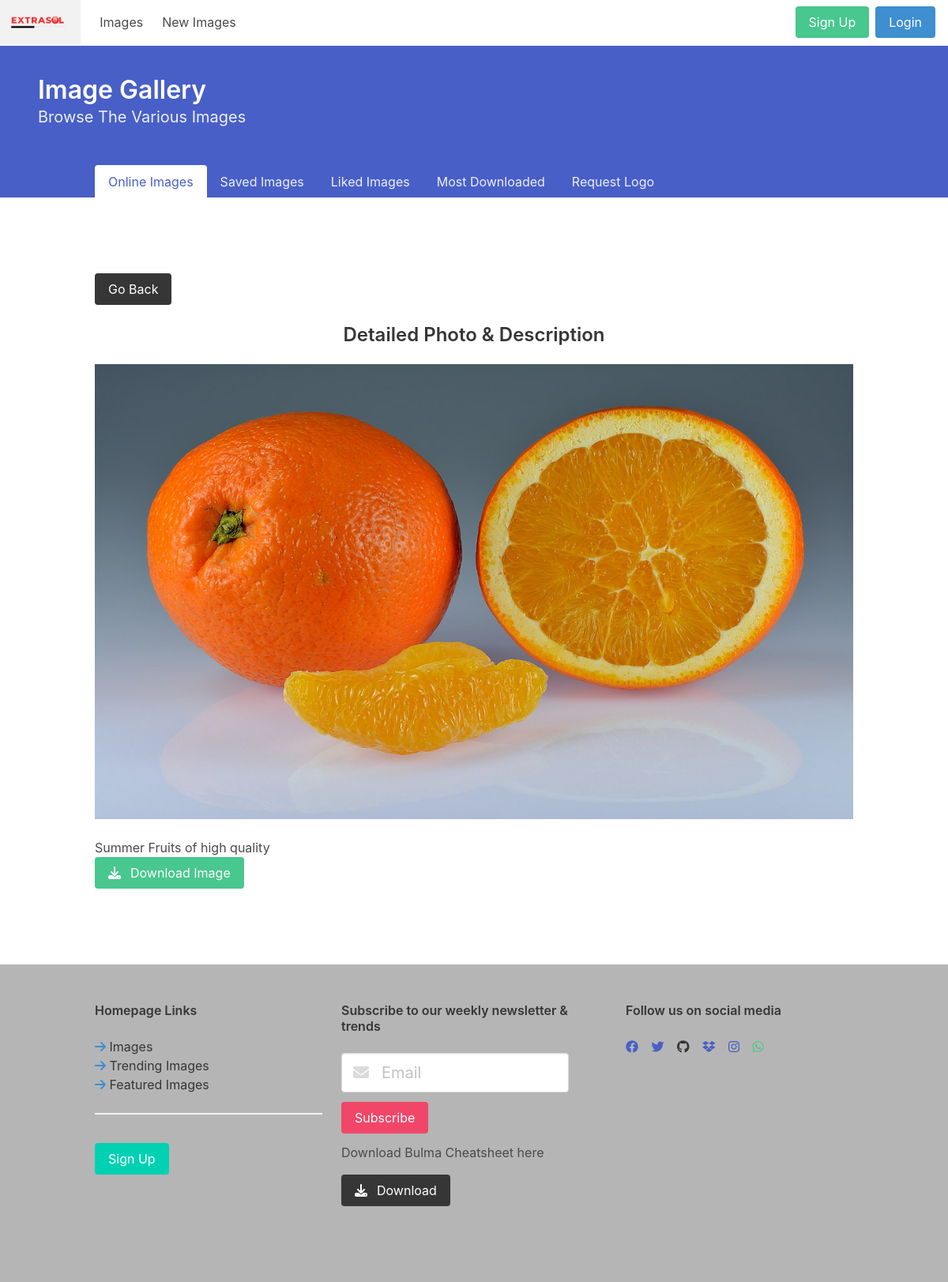
Page /viewphoto/4/ on the committed database.
### photos/models.py (models this page shows, shortened)
class Photo(models.Model):
    category = models.ForeignKey(Category, on_delete=models.SET_NULL, null=True, blank=True)
    image = models.ImageField(null=False, blank=False)
    description = models.TextField()

### photos/views.py (the view)
# urls.py: path('viewphoto/<str:pk>/', views.viewPhoto, name='viewphoto'),
def viewPhoto(request, pk):
    photo = Photo.objects.get(id=pk)
    context = {
        "photo": photo
    }
    return render(request, 'photos/photo.html', context)

### photos/templates/photos/photo.html (shortened to what this page needs)
{% extends 'photos/base.html' %}
{% block content %}
    <section class="section">
        <div class="container">
            <div class="buttons is-left">
                <a href="{% url 'gallery' %}" class="button is-dark">Go Back</a>
            </div>
            <h2 class="title is-size-4 has-text-centered"> Detailed Photo & Description</h2>
            <figure class="image is-5by3 mb-5">
                <img src="{{photo.image.url}}" alt="Food">
            </figure>
            <p>{{photo.description}}</p>
            <div class="buttons">
                <button class="button is-success">
                    <span class="icons is-left mr-3">
                        <i class="fa fa-download"></i>
                    </span>
                    <span>Download Image</span>
                </button>
            </div>
        </div>
    </section>
{% endblock content %}

### rows in the picture
Photo: image (picture), description "Summer Fruits of high quality"
